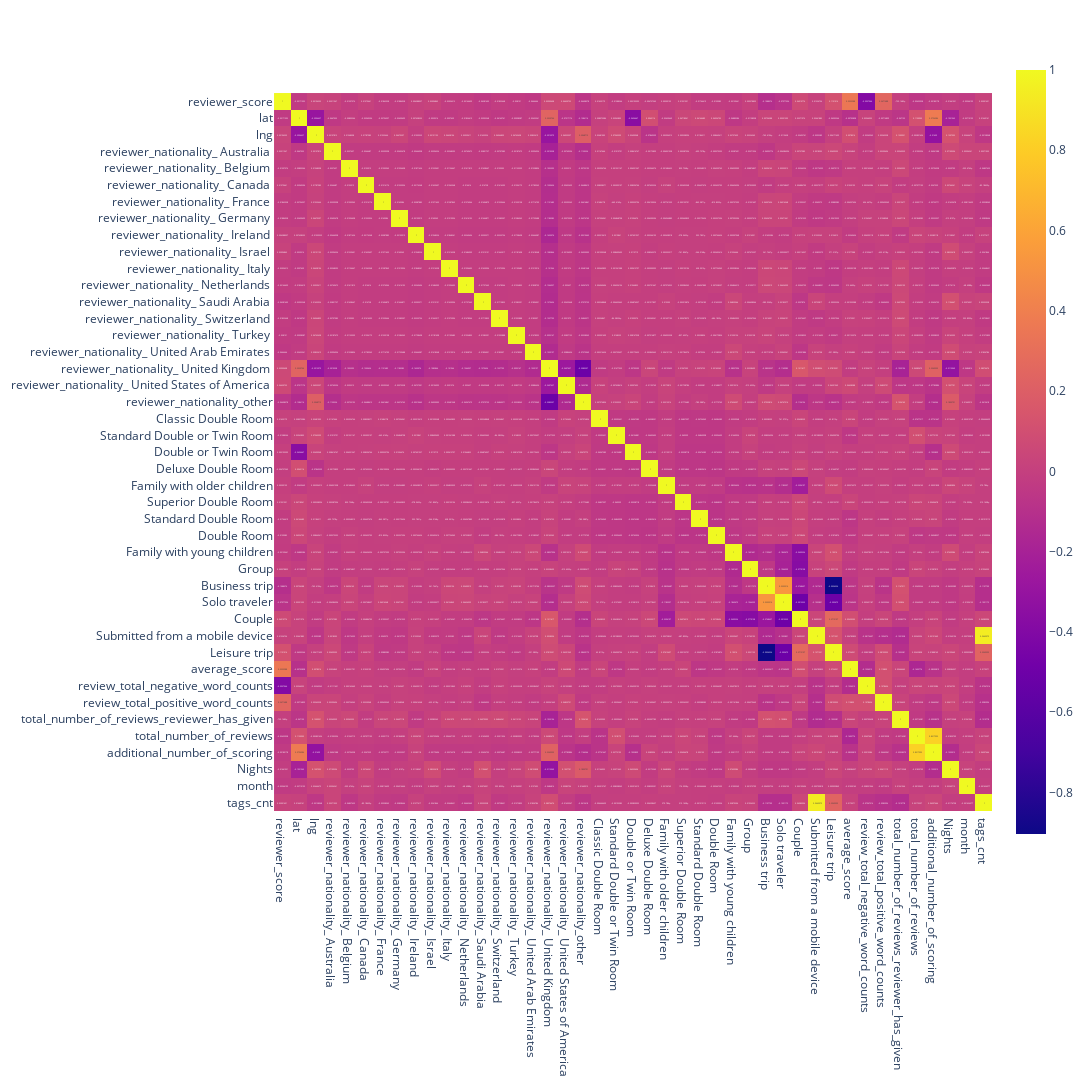

The code cell stored with this chart in its notebook:
### Markdown cell above
Формируем тепловую карту для выявления мультиколлинеарных признаков

### Code cell
import plotly.express as px

px.imshow(h1.corr(), text_auto=True, width = 1400, height=1400)  # , aspect="auto"

#import seaborn as sns
#sns.heatmap(h1.corr(), annot = False)

### Figure 1 — Plotly figure (JSON) as saved in the notebook; plotly's stock layout.template omitted (floating-point values rounded to 4 significant figures; data arrays with more than 128 entries replaced by an {"elided": "..."} marker saying what was removed)
{"data": [{"coloraxis": "coloraxis", "hovertemplate": "x: %{x}<br>y: %{y}<br>color: %{z}<extra></extra>", "name": "0", "texttemplate": "%{z}", "type": "heatmap", "x": ["reviewer_score", "lat", "lng", "reviewer_nationality_ Australia ", "reviewer_nationality_ Belgium ", "reviewer_nationality_ Canada ", "reviewer_nationality_ France ", "reviewer_nationality_ Germany ", "reviewer_nationality_ Ireland ", "reviewer_nationality_ Israel ", "reviewer_nationality_ Italy ", "reviewer_nationality_ Netherlands ", "reviewer_nationality_ Saudi Arabia ", "reviewer_nationality_ Switzerland ", "reviewer_nationality_ Turkey ", "reviewer_nationality_ United Arab Emirates ", "reviewer_nationality_ United Kingdom ", "reviewer_nationality_ United States of America ", "reviewer_nationality_other", "Classic Double Room", "Standard Double or Twin Room", "Double or Twin Room", "Deluxe Double Room", "Family with older children", "Superior Double Room", "Standard Double Room", "Double Room", "Family with young children", "Group", "Business trip", "Solo traveler", "Couple", "Submitted from a mobile device", "Leisure trip", "average_score", "review_total_negative_word_counts", "review_total_positive_word_counts", "total_number_of_reviews_reviewer_has_given", "total_number_of_reviews", "additional_number_of_scoring", "Nights", "month", "tags_cnt"], "xaxis": "x", "y": ["reviewer_score", "lat", "lng", "reviewer_nationality_ Australia ", "reviewer_nationality_ Belgium ", "reviewer_nationality_ Canada ", "reviewer_nationality_ France ", "reviewer_nationality_ Germany ", "reviewer_nationality_ Ireland ", "reviewer_nationality_ Israel ", "reviewer_nationality_ Italy ", "reviewer_nationality_ Netherlands ", "reviewer_nationality_ Saudi Arabia ", "reviewer_nationality_ Switzerland ", "reviewer_nationality_ Turkey ", "reviewer_nationality_ United Arab Emirates ", "reviewer_nationality_ United Kingdom ", "reviewer_nationality_ United States of America ", "reviewer_nationality_other", "Classic Double Room", "Standard Double or Twin Room", "Double or Twin Room", "Deluxe Double Room", "Family with older children", "Superior Double Room", "Standard Double Room", "Double Room", "Family with young children", "Group", "Business trip", "Solo traveler", "Couple", "Submitted from a mobile device", "Leisure trip", "average_score", "review_total_negative_word_counts", "review_total_positive_word_counts", "total_number_of_reviews_reviewer_has_given", "total_number_of_reviews", "additional_number_of_scoring", "Nights", "month", "tags_cnt"], "yaxis": "y", "z": {"elided": "43x43 float values"}}], "layout": {"coloraxis": {"colorscale": [[0, "#0d0887"], [0.1111, "#46039f"], [0.2222, "#7201a8"], [0.3333, "#9c179e"], [0.4444, "#bd3786"], [0.5556, "#d8576b"], [0.6667, "#ed7953"], [0.7778, "#fb9f3a"], [0.8889, "#fdca26"], [1, "#f0f921"]]}, "height": 1400, "margin": {"t": 60}, "width": 1400, "xaxis": {"anchor": "y", "constrain": "domain", "domain": [0, 1], "scaleanchor": "y"}, "yaxis": {"anchor": "x", "autorange": "reversed", "constrain": "domain", "domain": [0, 1]}}}
